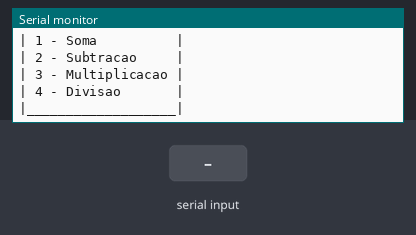
A sketch run on a simulated Arduino Uno, built with avr-gcc and run on an emulated ATmega328P. On the bench: the last lines printed to the serial monitor. The inputs (shaded band) are chosen by the test bench.

Above: at 1.0 s.
1.1 s: "S" received over Serial
At 3.0 s:
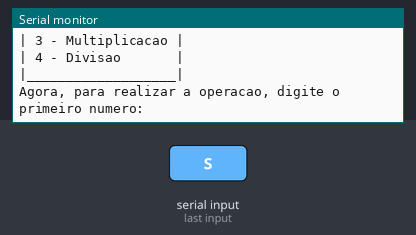
3.6 s: "90,45,200\n" received over Serial
At 5.1 s:
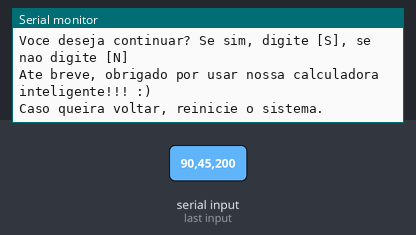

Measured:
- after the input at 1.1 s, the serial monitor: prints a new line after 1.0 s (image 1)
- after the input at 3.6 s, the serial monitor: prints a new line at once (image 2)

The sketch:

switch_case_1.ino
```cpp
// C++ code
/*Solicite dois números e uma operação (soma, subtração,
multiplicação ou divisão).
Realize a operação indicada.
Mostre o resultado.*/
//Variáveis
float numero1 = 0;
float numero2 = 0;
float soma;
float subtracao;
float multiplicacao;
float divisao;
int escolhaDaOperacao;
float resultado;
int contador =0;


void setup()
{
  Serial.begin(9600);


  do
  {
    Serial.println("Seja bem vindo(a) a nossa calculadora!!! :)");
    Serial.println();
    Serial.println("Escolha uma operacao para ser realizada");
    Serial.println();
    Serial.println(" ___________________ ");
    Serial.println("|                   |");
    Serial.println("| 1 - Soma          |");
    Serial.println("| 2 - Subtracao     |");
    Serial.println("| 3 - Multiplicacao |");
    Serial.println("| 4 - Divisao       |");
    Serial.println("|___________________|");

    while(!Serial.available()){}

    escolhaDaOperacao = Serial.parseInt();

    Serial. println("Agora, para realizar a operacao, digite o primeiro numero:");
    while(!Serial.available());
    numero1 = Serial.parseFloat();

    Serial. println("Agora, digite o segundo numero:");
    while(!Serial.available());
    numero2 = Serial.parseFloat();

    switch(escolhaDaOperacao){

      case 1:
      soma = numero1 + numero2;
      Serial.println("WOW!!! O resultado eh: " + String(soma));
      break;


      case 2:
      subtracao = numero1 - numero2;
      Serial.println("WOW!!! O resultado eh: " + String(subtracao));
      break;

      case 3:
      multiplicacao = numero1 * numero2;
      Serial.println("WOW!!! O resultado eh: " + String(multiplicacao));
      break;

      case 4 :
      divisao = numero1 / numero2;
      Serial.println("WOW!!! O resultado eh: " + String(divisao));
      break;
    }


    Serial.println("Voce deseja continuar? Se sim, digite [S], se nao digite [N]");
    while(!Serial.available());

    if(Serial.readString() == "S")
    {
      contador++;
    }
    else
    {
      contador = 0;
      Serial.println("Ate breve, obrigado por usar nossa calculadora inteligente!!! :)");
      Serial.println("Caso queira voltar, reinicie o sistema.");
    }
  }
  while(contador != 0);
}

void loop()
{
  //Sem código
}
```
